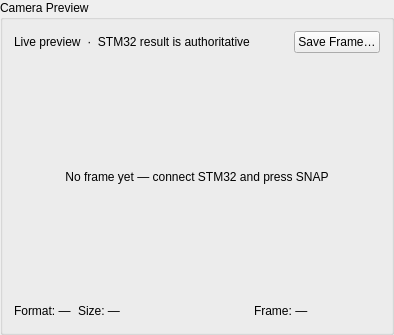
           <widget class="QGroupBox" name="imageGroupBox">
            <property name="sizePolicy">
             <sizepolicy hsizetype="Expanding" vsizetype="Expanding">
              <horstretch>0</horstretch>
              <verstretch>0</verstretch>
             </sizepolicy>
            </property>
            <property name="minimumSize">
             <size>
              <width>320</width>
              <height>280</height>
             </size>
            </property>
            <property name="maximumSize">
             <size>
              <width>640</width>
              <height>16777215</height>
             </size>
            </property>
            <property name="title">
             <string>Camera Preview</string>
            </property>
            <layout class="QVBoxLayout" name="imageGroupLayout">
             <property name="spacing">
              <number>4</number>
             </property>
             <item>
              <layout class="QHBoxLayout" name="previewToolbarLayout">
               <item>
                <widget class="QLabel" name="previewHintLabel">
                 <property name="sizePolicy">
                  <sizepolicy hsizetype="Fixed" vsizetype="Fixed">
                   <horstretch>0</horstretch>
                   <verstretch>0</verstretch>
                  </sizepolicy>
                 </property>
                 <property name="text">
                  <string>Live preview  ·  STM32 result is authoritative</string>
                 </property>
                 <property name="role" stdset="0">
                  <string>hint</string>
                 </property>
                </widget>
               </item>
               <item>
                <spacer name="horizontalSpacer_3">
                 <property name="orientation">
                  <enum>Qt::Orientation::Horizontal</enum>
                 </property>
                 <property name="sizeHint" stdset="0">
                  <size>
                   <width>40</width>
                   <height>20</height>
                  </size>
                 </property>
                </spacer>
               </item>
               <item>
                <widget class="QPushButton" name="btnSaveFrame">
                 <property name="sizePolicy">
                  <sizepolicy hsizetype="Fixed" vsizetype="Fixed">
                   <horstretch>0</horstretch>
                   <verstretch>0</verstretch>
                  </sizepolicy>
                 </property>
                 <property name="toolTip">
                  <string>Save the current raw frame as PNG</string>
                 </property>
                 <property name="text">
                  <string>Save Frame…</string>
                 </property>
                </widget>
               </item>
              </layout>
             </item>
             <item>
              <widget class="QFrame" name="frame">
               <property name="sizePolicy">
                <sizepolicy hsizetype="Expanding" vsizetype="Expanding">
                 <horstretch>0</horstretch>
                 <verstretch>0</verstretch>
                </sizepolicy>
               </property>
               <property name="frameShape">
                <enum>QFrame::Shape::NoFrame</enum>
               </property>
               <property name="frameShadow">
                <enum>QFrame::Shadow::Plain</enum>
               </property>
               <layout class="QVBoxLayout" name="verticalLayout_2">
                <property name="spacing">
                 <number>0</number>
                </property>
                <property name="leftMargin">
                 <number>0</number>
                </property>
                <property name="topMargin">
                 <number>0</number>
                </property>
                <property name="rightMargin">
                 <number>0</number>
                </property>
                <property name="bottomMargin">
                 <number>0</number>
                </property>
                <item>
                 <widget class="QLabel" name="imageLabel">
                  <property name="sizePolicy">
                   <sizepolicy hsizetype="Expanding" vsizetype="Expanding">
                    <horstretch>1</horstretch>
                    <verstretch>1</verstretch>
                   </sizepolicy>
                  </property>
                  <property name="minimumSize">
                   <size>
                    <width>320</width>
                    <height>240</height>
                   </size>
                  </property>
                  <property name="maximumSize">
                   <size>
                    <width>16777215</width>
                    <height>16777215</height>
                   </size>
                  </property>
                  <property name="text">
                   <string>No frame yet — connect STM32 and press SNAP</string>
                  </property>
                  <property name="textFormat">
                   <enum>Qt::TextFormat::PlainText</enum>
                  </property>
                  <property name="scaledContents">
                   <bool>false</bool>
                  </property>
                  <property name="alignment">
                   <set>Qt::AlignmentFlag::AlignCenter</set>
                  </property>
                  <property name="margin">
                   <number>0</number>
                  </property>
                 </widget>
                </item>
               </layout>
              </widget>
             </item>
             <item>
              <layout class="QHBoxLayout" name="imageInfoLayout">
               <property name="spacing">
                <number>7</number>
               </property>
               <item>
                <widget class="QLabel" name="imgFormatLabel">
                 <property name="sizePolicy">
                  <sizepolicy hsizetype="Fixed" vsizetype="Fixed">
                   <horstretch>0</horstretch>
                   <verstretch>0</verstretch>
                  </sizepolicy>
                 </property>
                 <property name="minimumSize">
                  <size>
                   <width>0</width>
                   <height>0</height>
                  </size>
                 </property>
                 <property name="maximumSize">
                  <size>
                   <width>16777215</width>
                   <height>16777215</height>
                  </size>
                 </property>
                 <property name="text">
                  <string>Format: —</string>
                 </property>
                 <property name="role" stdset="0">
                  <string>value</string>
                 </property>
                </widget>
               </item>
               <item>
                <widget class="QLabel" name="imgSizeLabel">
                 <property name="sizePolicy">
                  <sizepolicy hsizetype="Fixed" vsizetype="Fixed">
                   <horstretch>0</horstretch>
                   <verstretch>0</verstretch>
                  </sizepolicy>
                 </property>
                 <property name="minimumSize">
                  <size>
                   <width>0</width>
                   <height>0</height>
                  </size>
                 </property>
                 <property name="maximumSize">
                  <size>
                   <width>16777215</width>
                   <height>16777215</height>
                  </size>
                 </property>
                 <property name="text">
                  <string>Size: —</string>
                 </property>
                 <property name="role" stdset="0">
                  <string>value</string>
                 </property>
                </widget>
               </item>
               <item>
                <spacer name="imageInfoSpacer">
                 <property name="orientation">
                  <enum>Qt::Orientation::Horizontal</enum>
                 </property>
                 <property name="sizeHint" stdset="0">
                  <size>
                   <width>20</width>
                   <height>20</height>
                  </size>
                 </property>
                </spacer>
               </item>
               <item>
                <widget class="QLabel" name="frameInfoLabel">
                 <property name="sizePolicy">
                  <sizepolicy hsizetype="Expanding" vsizetype="Fixed">
                   <horstretch>0</horstretch>
                   <verstretch>0</verstretch>
                  </sizepolicy>
                 </property>
                 <property name="text">
                  <string>Frame: —</string>
                 </property>
                 <property name="role" stdset="0">
                  <string>hint</string>
                 </property>
                </widget>
               </item>
              </layout>
             </item>
            </layout>
           </widget>
